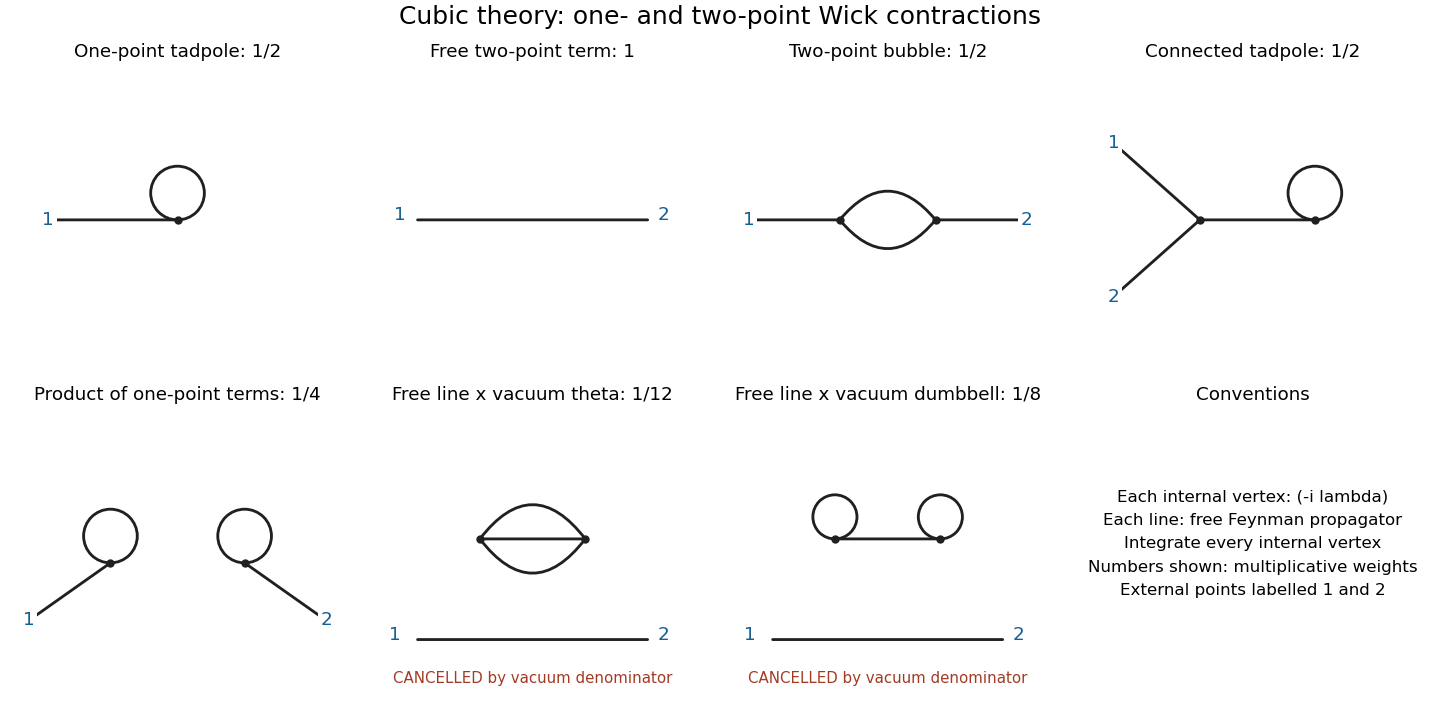

Write the Python code that produced this figure.
"""Original diagram geometry; Python 3.14, matplotlib 3.10.7. Writes one PNG in the current directory."""
from pathlib import Path
import matplotlib
matplotlib.use("Agg")
import matplotlib.pyplot as plt
from matplotlib.patches import FancyArrowPatch, Circle
plt.rcParams.update({"font.size": 11, "font.family": "DejaVu Sans", "savefig.facecolor": "white"})
BLUE="#155f91"
def edge(ax,a,b,rad=0):
    ax.add_patch(FancyArrowPatch(a,b,arrowstyle="-",connectionstyle=f"arc3,rad={rad}",linewidth=1.7,color="#202020",shrinkA=0,shrinkB=0))
def node(ax,p):
    ax.plot(*p,"o",color="#202020",ms=4)
def ext(ax,p,q,label):
    edge(ax,p,q)
    ax.text(q[0],q[1],str(label),ha="center",va="center",color=BLUE,bbox={"facecolor":"white","edgecolor":"none","pad":1.5})
def loop(ax,p,r=.28):
    ax.add_patch(Circle((p[0],p[1]+r),r,fill=False,linewidth=1.7,color="#202020"))
def setup(ax,title):
    ax.set(xlim=(-1.8,1.8),ylim=(-1.35,1.65),aspect="equal")
    ax.axis("off");ax.set_title(title,fontsize=11,pad=3)
def bubble(ax,i,j,k):
    w=(-.75,0);x=(.2,0);z=(1.,0)
    edge(ax,w,x);edge(ax,x,z,.55);edge(ax,x,z,-.55)
    for p in (w,x,z):node(ax,p)
    ext(ax,w,(-1.55,.8),j);ext(ax,w,(-1.55,-.8),k);ext(ax,z,(1.6,0),i)
def chain(ax,i,j,k):
    w=(-.75,0);z=(.25,0);x=(1.15,0)
    edge(ax,w,z);edge(ax,z,x);loop(ax,x)
    for p in (w,z,x):node(ax,p)
    ext(ax,w,(-1.55,.8),j);ext(ax,w,(-1.55,-.8),k);ext(ax,z,(.25,-1.05),i)
def save(fig):
    fig.savefig(Path.cwd()/Path(__file__).with_suffix(".png").name,dpi=120,facecolor="white",transparent=False,metadata={"Software":"Matplotlib"})
    plt.close(fig)

fig,axs=plt.subplots(2,4,figsize=(12,6),layout="constrained")
a=axs.ravel()
setup(a[0],"One-point tadpole: 1/2")
node(a[0],(0,0));loop(a[0],(0,0));ext(a[0],(0,0),(-1.35,0),1)
setup(a[1],"Free two-point term: 1")
edge(a[1],(-1.2,0),(1.2,0));a[1].text(-1.45,0,"1",color=BLUE);a[1].text(1.3,0,"2",color=BLUE)
setup(a[2],"Two-point bubble: 1/2")
x=(-.5,0);z=(.5,0)
edge(a[2],x,z,.6);edge(a[2],x,z,-.6);node(a[2],x);node(a[2],z)
ext(a[2],x,(-1.45,0),1);ext(a[2],z,(1.45,0),2)
setup(a[3],"Connected tadpole: 1/2")
x=(-.55,0);z=(.65,0)
node(a[3],x);node(a[3],z);edge(a[3],x,z);loop(a[3],z)
ext(a[3],x,(-1.45,.8),1);ext(a[3],x,(-1.45,-.8),2)
setup(a[4],"Product of one-point terms: 1/4")
for p,q,label in [((-.7,0),(-1.55,-.6),1),((.7,0),(1.55,-.6),2)]:
    node(a[4],p);loop(a[4],p);ext(a[4],p,q,label)
for n,name in [(5,"Free line x vacuum theta: 1/12"),(6,"Free line x vacuum dumbbell: 1/8")]:
    setup(a[n],name)
    edge(a[n],(-1.2,-.8),(1.2,-.8));a[n].text(-1.5,-.8,"1",color=BLUE);a[n].text(1.3,-.8,"2",color=BLUE)
    x=(-.55,.25);z=(.55,.25);node(a[n],x);node(a[n],z);edge(a[n],x,z)
    if n==5:edge(a[n],x,z,.65);edge(a[n],x,z,-.65)
    else:loop(a[n],x,.23);loop(a[n],z,.23)
    a[n].text(0,-1.25,"CANCELLED by vacuum denominator",ha="center",color="#a23b24",fontsize=9)
setup(a[7],"Conventions")
a[7].text(0,.2,"Each internal vertex: (-i lambda)\nEach line: free Feynman propagator\nIntegrate every internal vertex\nNumbers shown: multiplicative weights\nExternal points labelled 1 and 2",ha="center",va="center",fontsize=10,linespacing=1.7)
fig.suptitle("Cubic theory: one- and two-point Wick contractions",fontsize=15)
save(fig)
